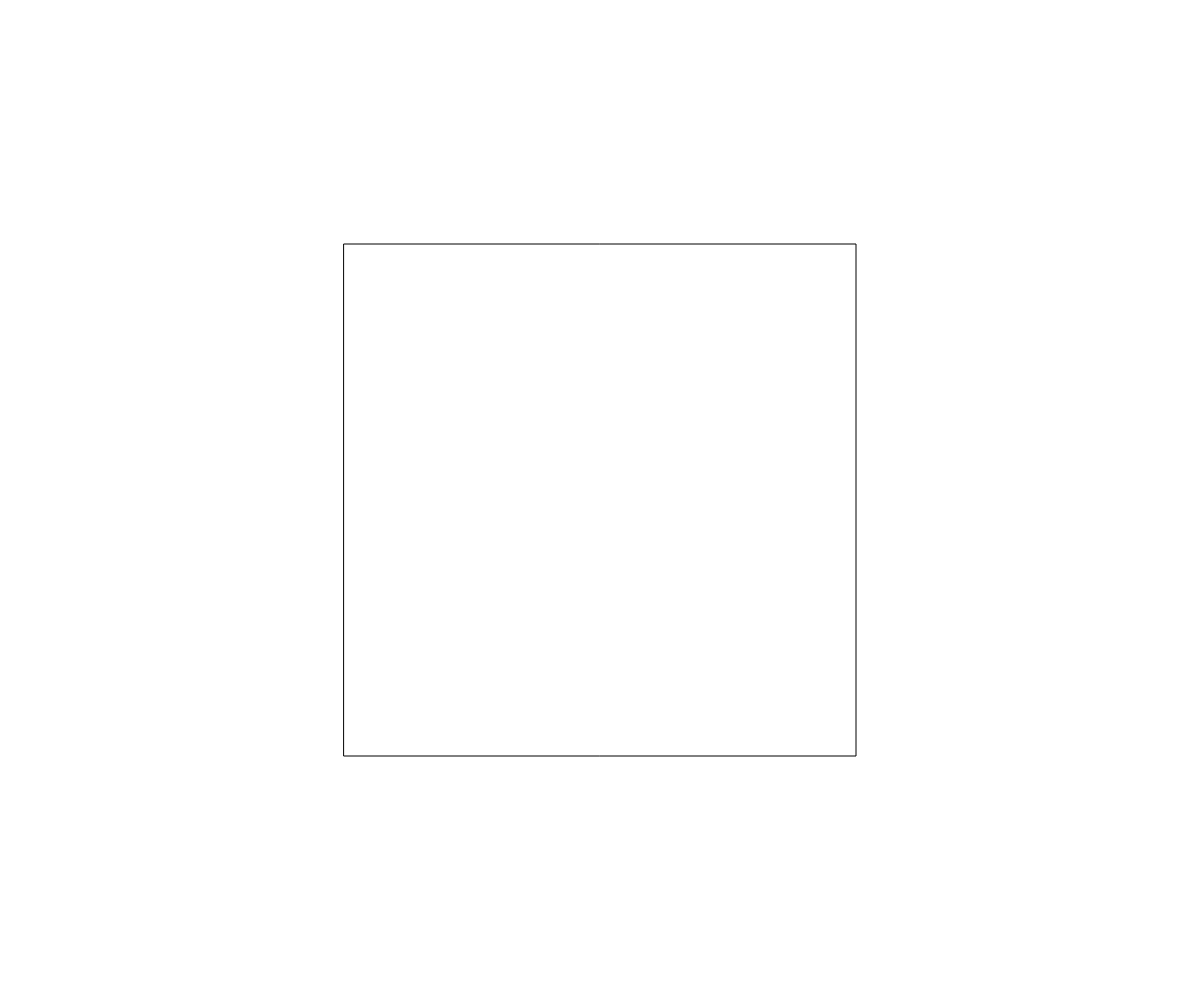
Frame 1 (no input)
Frame 60 (no input): identical to frame 1, image omitted
Frame 120 (the mouse pressed at the canvas centre since frame 60): identical to frame 1, image omitted

The p5.js sketch that drew this single still picture (run headless with seeded random() and noise() and a simulated clock; from frame 60 on, the mouse is pressed at the canvas centre):

// p5.js sketch
// ── sketch.js
var segments = 5;

var frameHeight = 512;
var frameWidth = 512;

var inOutClickCount = 0;
var inOutCords = { 	'in' : [0,0],
					'out': [0,0]	
				};


function setup() {
 
	createCanvas(windowWidth,windowHeight);
	drawCenteredFrame(512,512);
	setupBand();

}

function setupBand () {

	stroke(unhex(['5A','23','36']));
	strokeWeight(40);
	strokeJoin(BEVEL);
	strokeCap(SQUARE);

}

function draw() {
	//console.log(inOutCords['in'][0]);
	//console.log(inOutCords['in'][1]);
}

function mouseReleased() {

	switch(inOutClickCount) {
		case 0: 
			inOutCords['in'] = [ mouseX,mouseY ];
			inOutClickCount++;
			break;

		case 1:
			inOutCords['out'] = [ mouseX,mouseY ];
			console.log(inOutCords['out']);
			drawBand();
			inOutClickCount++;
			break;
		default: 
	}
}



function drawCenteredFrame() {
  
	var posY = windowHeight/2 - frameHeight/2;
	var posX = windowWidth/2 -  frameWidth/2;
	
	rect(posX,posY,frameWidth,frameHeight);

}


function createCords( x , y ) {
	
	var newCords = Array();

	newCords['x'] = x + windowWidth/2 -  frameHeight/2;
	newCords['y'] = y + windowHeight/2 -  frameWidth/2;
	
	return newCords; 

}


function drawBand (){

	var vertices = new Array(segments);
	generateVertices(vertices);
	
	beginShape(LINES);

	var last = {};	
	last['x'] = inOutCords['in'][0] ;
	last['y'] = inOutCords['in'][1] ;

	for (var i = vertices.length - 1; i >= 0; i--) {

		vertex(last['x'],last['y']);
		offsetCords = createCords(vertices[i]['x'],vertices[i]['y']);
		
		x = offsetCords['x'];
		y = offsetCords['y'];

		last['x'] = x ;
		last['y'] = y ;

		vertex(x,y);
	
	};

	vertex(x,y);
	vertex(inOutCords['out'][0],inOutCords['out'][1]);

	endShape();

}

function generateVertices ( vertices ) {
	
	for (var i = segments - 1; i >= 0; i--) {
		vertices[i] = [];
		vertices[i]['x'] = random(frameHeight);
		vertices[i]['y'] = random(frameWidth);
	};
}
